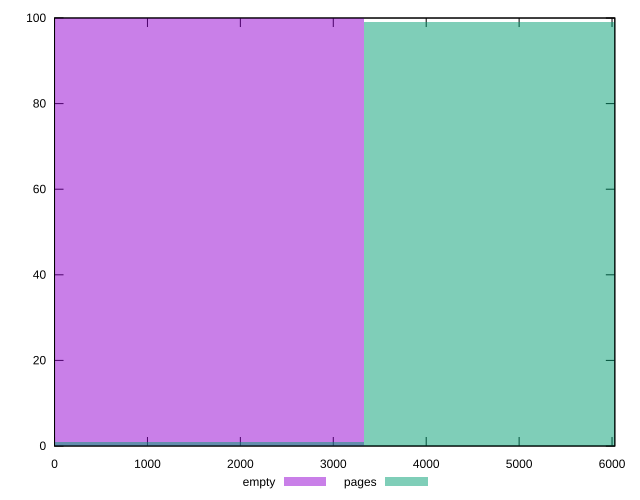

Write gnuplot code to recreate this figure.
reset

$empty <<EOF
0 100
EOF

$pages <<EOF
6661.784957185087 99
0 1
EOF

set key outside below
set boxwidth 6661.784957185087
set xrange [0:6030]
set yrange [0:100]
set trange [0:100]
set style fill transparent solid 0.5 noborder
set terminal svg size 640, 500 enhanced background rgb 'white'
set output "report_00008_2021-01-22T20:58:29.167/uses-text-compression/comparison/histogram/0_vs_1.svg"

plot $empty title "empty" with boxes, \
     $pages title "pages" with boxes

reset
